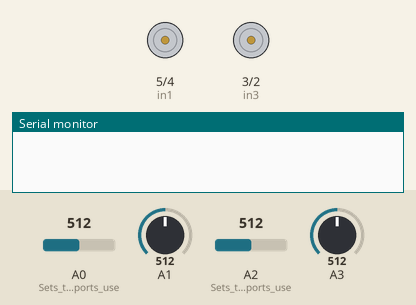
Bench run of a sketch on a simulated Arduino Uno, built with avr-gcc and run on an emulated ATmega328P. Parts: motor-driver pin pairs drawn as motors (green arrow = first pin HIGH = forward, orange = second pin HIGH = backward, longer = more drive, scaled by the enable pin), the last lines printed to the serial monitor. The test bench sets the inputs (shaded band); at power-on: A0 (Sets_the_analog_ports_use) = 512, A2 (Sets_the_analog_ports_use) = 512, A1 = 512, A3 = 512.

Above: at 1.2 s.
1.3 s: A0 (Sets_the_analog_ports_use) set to 110
2.8 s: A0 (Sets_the_analog_ports_use) set to 93
At 4.2 s:
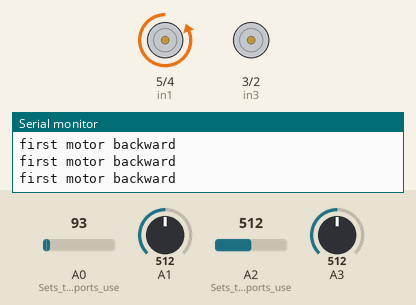
4.5 s: A2 (Sets_the_analog_ports_use) set to 109
6.0 s: A2 (Sets_the_analog_ports_use) set to 92
At 6.8 s:
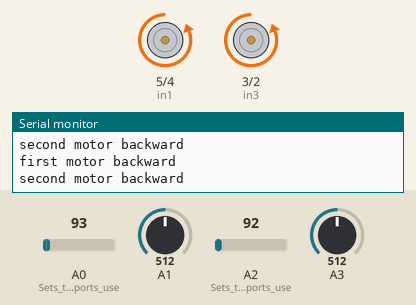
7.5 s: A0 (Sets_the_analog_ports_use) set to 388
9.0 s: A0 (Sets_the_analog_ports_use) set to 413
At 9.4 s:
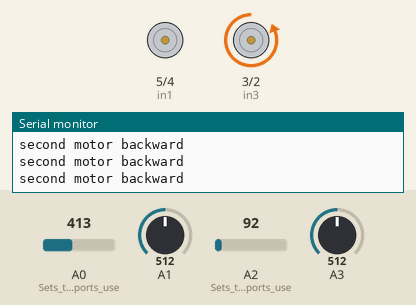
Timing chart, 0 to 11.5 s (numbered marks = the images above; inputs shaded):
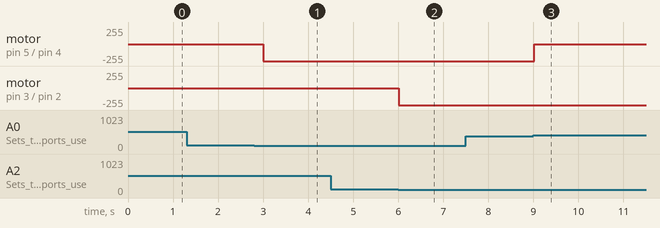

Measured:
- the behaviour switches between 101 and 100 on A0 (Sets_the_analog_ports_use) (found by bisection; images 0 and 1)
- the behaviour switches between 101 and 100 on A2 (Sets_the_analog_ports_use) (found by bisection; images 1 and 2)
- the behaviour switches between 399 and 400 on A0 (Sets_the_analog_ports_use) (found by bisection; images 2 and 3)
- after the input at 1.3 s, every drawn part: stays the same
- after the input at 2.8 s, motor on pin 5 (in1) / pin 4 (in2): stopped → backward 255/255 after 0.21 s
- after the input at 6.0 s, motor on pin 3 (in3) / pin 2 (in4): stopped → backward 255/255 at once
- after the input at 9.0 s, motor on pin 5 (in1) / pin 4 (in2): backward 255/255 → stopped at once

The sketch:

final.ino
```cpp
/*********TACHLOG powered********
*********www.troncart.com*******
**electronics components online**
***********Joystick controlled car**************
*************************
*/
int xVal; //X values from joystick1
int yVal; //Y values from joystick1
int xVal2; //X values from joystick2
int yVal2; //Y values from joystick2

int enA = 9;//setting pin 9 as the enable pin of motor1
int in1 = 5;//setting pin 5 as the input command for motor1
int in2 = 4;//setting pin 4 as the input command for motor1
int enB = 10;//setting pin 10 as the enable pin of motor2
int in3 = 3;//setting pin 3 as the input command for motor2
int in4 = 2;//setting pin 2 as the input command for motor2


void setup() {


  Serial.begin(9600); //Starts serial at 9600 baud

  pinMode(A0, INPUT); //Sets the analog ports used to an input
  pinMode(A1, INPUT);
  pinMode(A2, INPUT); //Sets the analog ports used to an input
  pinMode(A3, INPUT);
  pinMode(enA, OUTPUT);//Sets the digital ports used to an output
  pinMode(in1, OUTPUT);
  pinMode(in2, OUTPUT);
  pinMode(enB, OUTPUT);
  pinMode(in3, OUTPUT);
  pinMode(in4, OUTPUT);

  digitalWrite(enA, HIGH);//setting enable pin of motor high
  digitalWrite(enB, HIGH);

}

void loop()
{

  xVal = analogRead(A0); //reads the X value from joystick 1

  yVal = analogRead(A1); //reads the Y value from joystick 1

  xVal2 = analogRead(A2); //reads the X value from joystick 2

  yVal2 = analogRead(A3); //reads the Y value from joystick 2

  if ((yVal >= 400) && (xVal >= 1000))
  {

    digitalWrite(in1, HIGH);
    digitalWrite(in2, LOW);
    Serial.println("first motor forward");//motor1 runs forward
  }

  if ((yVal >= 400) && (xVal <= 100))
  {
    digitalWrite(enA, HIGH);
    digitalWrite(in1, LOW);
    digitalWrite(in2, HIGH);
    Serial.println("first motor backward");//motor1 runs forward
  }

//  if ((yVal >= 900) && (xVal >= 400))
//  {
//    Serial.println("First motor right");
//  }

//  if ((yVal <= 100) && (xVal >= 400))
//  {
//    Serial.println("First motor left");
//  }
  if ((yVal <= 600) && (xVal <= 600) && (yVal >= 400) && (xVal >= 400))
  {
    digitalWrite(in1, LOW);
    digitalWrite(in2, LOW);
//    Serial.println("first motor rest");
  }
  if ((yVal2 >= 400) && (xVal2 >= 1000))
  {


    digitalWrite(in3, HIGH);
    digitalWrite(in4, LOW);
    Serial.println("second motor forward");//motor2 runs forward
  }

  if ((yVal2 >= 400) && (xVal2 <= 100))
  {

    digitalWrite(enB, HIGH);
    digitalWrite(in3, LOW);
    digitalWrite(in4, HIGH);
    Serial.println("second motor backward");//motor2 runs forward
  }

//  if ((yVal2 >= 900) && (xVal2 >= 400))
//  {
//    Serial.println("second motor right");
//  }

//  if ((yVal2 <= 100) && (xVal2 >= 400))
//  {
//    Serial.println("second motor left");
//  }
  if ((yVal2 <= 600) && (xVal2 <= 600) && (yVal2 >= 400) && (xVal2 >= 400))
  {

    digitalWrite(in3, LOW);
    digitalWrite(in4, LOW);
//    Serial.println("second motor rest");
  }

  delay(300);
}
```
